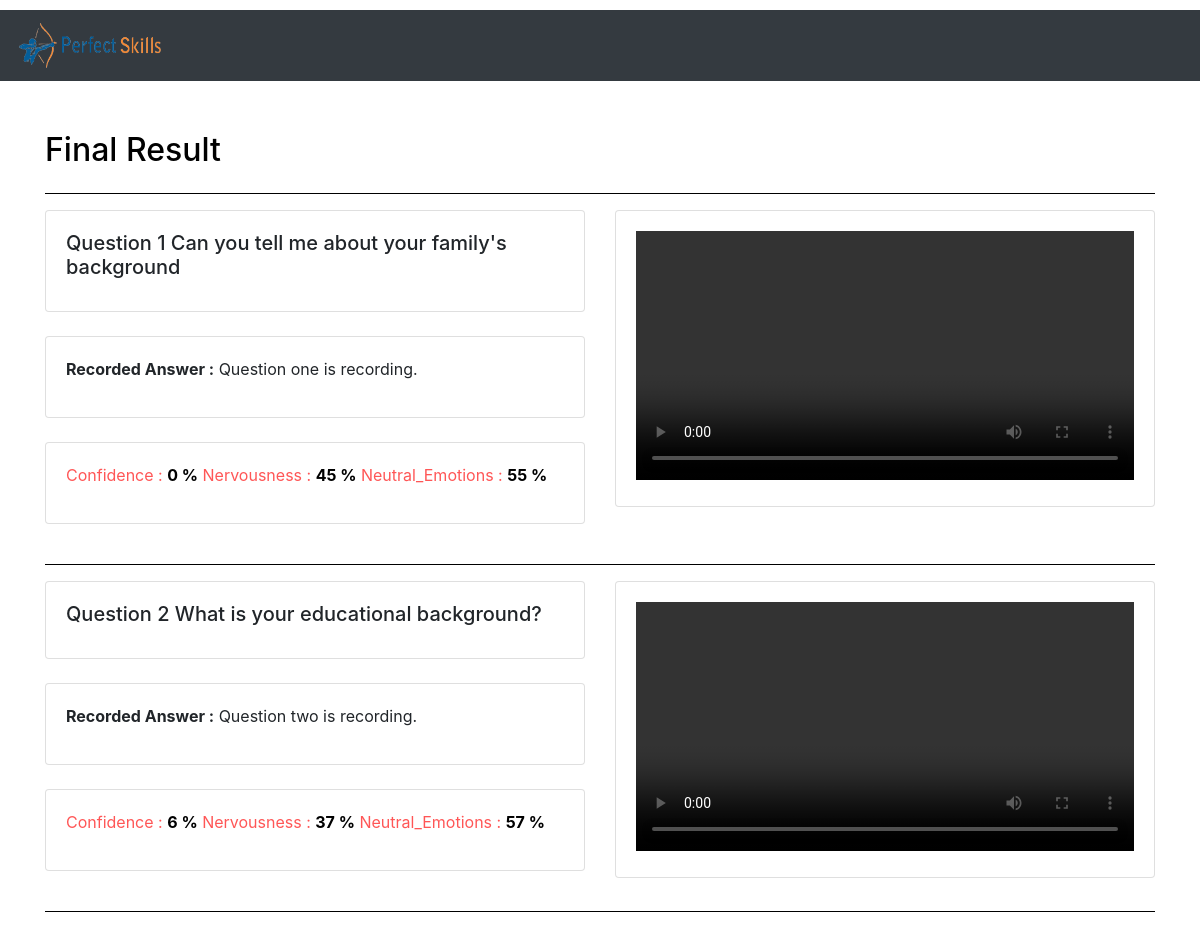
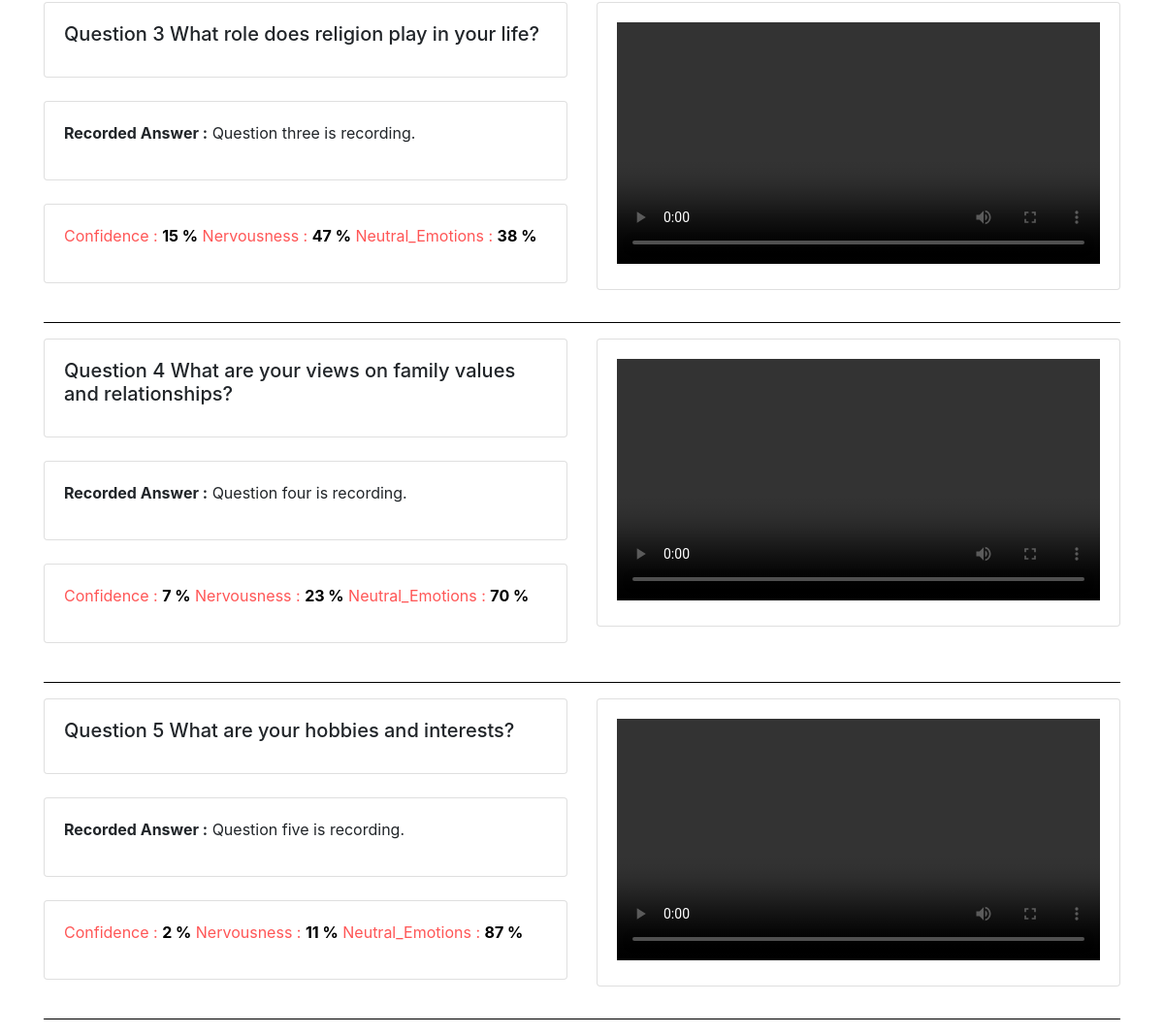
/response_evaluation/response_evaluation_dshsboard/re_result_view/vq8FNJ0/, run on the app's committed database (2 pictures, top to bottom).
### response_evaluation/models.py (models this page shows, shortened)
class re_recordings(models.Model):
    id =models.AutoField(primary_key=True)
    test = models.ForeignKey(UserSubmittedTest, on_delete=models.CASCADE, null=True, blank=True)
    Submission_code = models.CharField(max_length=300,null=True)
    que = models.CharField(max_length=300,null=True)
    videoAns = models.FileField(upload_to='media',blank=True)
    trasnscript = models.CharField(max_length=10000,null=True)
    confidence=models.IntegerField(null=True,default=0)
    nervousness=models.IntegerField(null=True,default=0)
    neutral=models.IntegerField(null=True,default=0)

### response_evaluation/views.py (the view)
# urls.py: path('response_evaluation_dshsboard/re_result_view/<str:test_code>/',re_result_view, name='re_result_view'),
def re_result_view(request, test_code):
    url = settings.MEDIA_URL
    all_re = re_recordings.objects.filter(Submission_code=test_code)
    try:
        user_test_instance = UserSubmittedTest.objects.get(Submission_code=test_code)
        result_generate = user_test_instance.result_generate
    except UserSubmittedTest.DoesNotExist:
        result_generate = None
    print(test_code)
    return render(request, 'viewre.html', {'re': all_re, 'url': url, 'test_code': test_code, 'result_generate': result_generate})

### templates/viewre.html (shortened to what this page needs)
<!doctype html>
<html lang="en">
<head>
    {% load static %}
    <link rel="stylesheet" href="https://cdn.jsdelivr.net/npm/bootstrap@4.0.0/dist/css/bootstrap.min.css"
>
</head>
<body>
    {% if user.is_authenticated %}
    <nav class="navbar navbar-dark bg-dark" style="margin-top: 10px;">
        <img src="{% static 'image/ps.png' %}" width="150" height="45" alt="">
        <div class="form-inline" style="margin: 5px 5px 5px 5px 5px;">
            <h2 style=" color:rgb(255, 255, 255); margin-right: 10px;">Hello,{{ user.first_name }}</h2>
            <a class="btn btn-danger" style="text-align:center; margin-right: 10px;" href="{% url 'logout' %}"
                role="button">Logout</a>
        </div>
    </nav>
    {% else %}
    <nav class="navbar navbar-dark bg-dark" style="margin-top: 10px;">
        <a class="navbar-brand" href="{% url 'home' %}">
            <img src="{% static 'image/ps.png' %}" width="150" height="45" alt="">
        </a>
    </nav>
    {% endif %}
    <section class="vh-100" style="background-color: rgb(255, 255, 255);margin-top: 50px;">
        <div class="container h-100" style="margin-top: 5px;">
            <div class="row">
                <div class="col-md-5">
                    <h2 style=" color:rgb(0, 0, 0); margin-right: 10px;">Final Result </h2>
                </div>
                <div class="col-md-4">
                </div>
            </div>
            <hr color="black">
        </div>
        {% for i in re %}
        <div class="container h-100" style="margin-top: 5px;">
            <div class="row">
                <div class="col-sm-6" id="res_only">
                    <div class="card">
                        <div class="card-body">
                            <h5 class="card-title">
                                {{ i.que }}</h5>
                        </div>
                    </div>
                    <br>
                    <div class="card">
                        <div class="card-body">
                            <p> <span style="font-weight: bold;">Recorded Answer :</span>
                                {{ i.trasnscript }}
                            </p>
                        </div>
                    </div>
                    <br>
                    <div class="card">
                        <div class="card-body" id="video_card">
                            <p style=" color:#ff5656;">Confidence : <span style="font-weight:bold; color:#000000;">
                                {{ i.confidence }} %</span>
                            Nervousness : <span style="font-weight:bold; color:#000000;">
                                {{ i.nervousness }} %</span>
                            Neutral_Emotions : <span style="font-weight:bold; color:#000000;">
                                {{ i.neutral }} %</span>
                        </p>
                        </div>
                    </div>
                    <br>
                </div>
                <div class="col-sm-6" id="resu_vid">
                    <div class="card">
                        <div class="card-body" id="video_card">
                            <video width="100%" height="60%" controls>
                                <source src="{{ url }}{{ i.videoAns }}" type="video/webm">
                            </video>
                        </div>
                    </div>
                </div>
            </div>
            <hr color="black">
        </div>
        {% endfor %}
    </section>
</body>
</html>

### data on the page
re_recordings: que "Question 1 Can you tell me about your family's background", trasnscript "Question one is recording.", confidence "0", nervousness "45", neutral "55"
re_recordings: que "Question 2 What is your educational background?", trasnscript "Question two is recording.", confidence "6", nervousness "37", neutral "57"
re_recordings: que "Question 3 What role does religion play in your life?", trasnscript "Question three is recording.", confidence "15", nervousness "47", neutral "38"
re_recordings: que "Question 4 What are your views on family values and relationships?", trasnscript "Question four is recording.", confidence "7", nervousness "23", neutral "70"
re_recordings: que "Question 5 What are your hobbies and interests?", trasnscript "Question five is recording.", confidence "2", nervousness "11", neutral "87"
